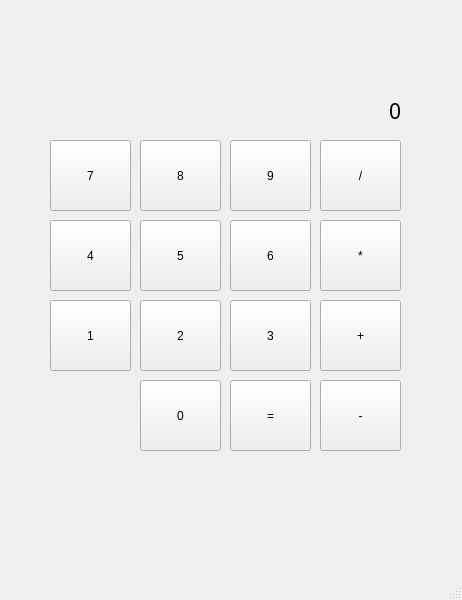
<?xml version="1.0" encoding="UTF-8"?>
<ui version="4.0">
 <class>MainWindow</class>
 <widget class="QMainWindow" name="MainWindow">
  <property name="geometry">
   <rect>
    <x>0</x>
    <y>0</y>
    <width>462</width>
    <height>600</height>
   </rect>
  </property>
  <property name="windowTitle">
   <string>MainWindow</string>
  </property>
  <widget class="QWidget" name="centralwidget">
   <widget class="QPushButton" name="skaicius_7">
    <property name="geometry">
     <rect>
      <x>50</x>
      <y>140</y>
      <width>81</width>
      <height>71</height>
     </rect>
    </property>
    <property name="text">
     <string>7</string>
    </property>
   </widget>
   <widget class="QPushButton" name="skaicius_8">
    <property name="geometry">
     <rect>
      <x>140</x>
      <y>140</y>
      <width>81</width>
      <height>71</height>
     </rect>
    </property>
    <property name="text">
     <string>8</string>
    </property>
   </widget>
   <widget class="QPushButton" name="skaicius_9">
    <property name="geometry">
     <rect>
      <x>230</x>
      <y>140</y>
      <width>81</width>
      <height>71</height>
     </rect>
    </property>
    <property name="text">
     <string>9</string>
    </property>
   </widget>
   <widget class="QPushButton" name="skaicius_0">
    <property name="geometry">
     <rect>
      <x>140</x>
      <y>380</y>
      <width>81</width>
      <height>71</height>
     </rect>
    </property>
    <property name="text">
     <string>0</string>
    </property>
   </widget>
   <widget class="QPushButton" name="skaicius_1">
    <property name="geometry">
     <rect>
      <x>50</x>
      <y>300</y>
      <width>81</width>
      <height>71</height>
     </rect>
    </property>
    <property name="text">
     <string>1</string>
    </property>
   </widget>
   <widget class="QPushButton" name="skaicius_2">
    <property name="geometry">
     <rect>
      <x>140</x>
      <y>300</y>
      <width>81</width>
      <height>71</height>
     </rect>
    </property>
    <property name="text">
     <string>2</string>
    </property>
   </widget>
   <widget class="QPushButton" name="skaicius_3">
    <property name="geometry">
     <rect>
      <x>230</x>
      <y>300</y>
      <width>81</width>
      <height>71</height>
     </rect>
    </property>
    <property name="text">
     <string>3</string>
    </property>
   </widget>
   <widget class="QPushButton" name="skaicius_4">
    <property name="geometry">
     <rect>
      <x>50</x>
      <y>220</y>
      <width>81</width>
      <height>71</height>
     </rect>
    </property>
    <property name="text">
     <string>4</string>
    </property>
   </widget>
   <widget class="QPushButton" name="skaicius_5">
    <property name="geometry">
     <rect>
      <x>140</x>
      <y>220</y>
      <width>81</width>
      <height>71</height>
     </rect>
    </property>
    <property name="text">
     <string>5</string>
    </property>
   </widget>
   <widget class="QPushButton" name="skaicius_6">
    <property name="geometry">
     <rect>
      <x>230</x>
      <y>220</y>
      <width>81</width>
      <height>71</height>
     </rect>
    </property>
    <property name="text">
     <string>6</string>
    </property>
   </widget>
   <widget class="QPushButton" name="veiksmas_0">
    <property name="geometry">
     <rect>
      <x>320</x>
      <y>140</y>
      <width>81</width>
      <height>71</height>
     </rect>
    </property>
    <property name="text">
     <string>/</string>
    </property>
   </widget>
   <widget class="QPushButton" name="veiksmas_1">
    <property name="geometry">
     <rect>
      <x>320</x>
      <y>220</y>
      <width>81</width>
      <height>71</height>
     </rect>
    </property>
    <property name="text">
     <string>*</string>
    </property>
   </widget>
   <widget class="QPushButton" name="veiksmas_2">
    <property name="geometry">
     <rect>
      <x>320</x>
      <y>300</y>
      <width>81</width>
      <height>71</height>
     </rect>
    </property>
    <property name="text">
     <string>+</string>
    </property>
   </widget>
   <widget class="QPushButton" name="veiksmas_3">
    <property name="geometry">
     <rect>
      <x>320</x>
      <y>380</y>
      <width>81</width>
      <height>71</height>
     </rect>
    </property>
    <property name="text">
     <string>-</string>
    </property>
   </widget>
   <widget class="QPushButton" name="isvesti">
    <property name="geometry">
     <rect>
      <x>230</x>
      <y>380</y>
      <width>81</width>
      <height>71</height>
     </rect>
    </property>
    <property name="text">
     <string>=</string>
    </property>
   </widget>
   <widget class="QLabel" name="vaizdas">
    <property name="geometry">
     <rect>
      <x>50</x>
      <y>90</y>
      <width>351</width>
      <height>41</height>
     </rect>
    </property>
    <property name="font">
     <font>
      <family>Impact</family>
      <pointsize>16</pointsize>
     </font>
    </property>
    <property name="text">
     <string>0</string>
    </property>
    <property name="alignment">
     <set>Qt::AlignRight|Qt::AlignTrailing|Qt::AlignVCenter</set>
    </property>
   </widget>
  </widget>
  <widget class="QMenuBar" name="menubar">
   <property name="geometry">
    <rect>
     <x>0</x>
     <y>0</y>
     <width>462</width>
     <height>21</height>
    </rect>
   </property>
  </widget>
  <widget class="QStatusBar" name="statusbar"/>
 </widget>
 <resources/>
 <connections/>
</ui>
